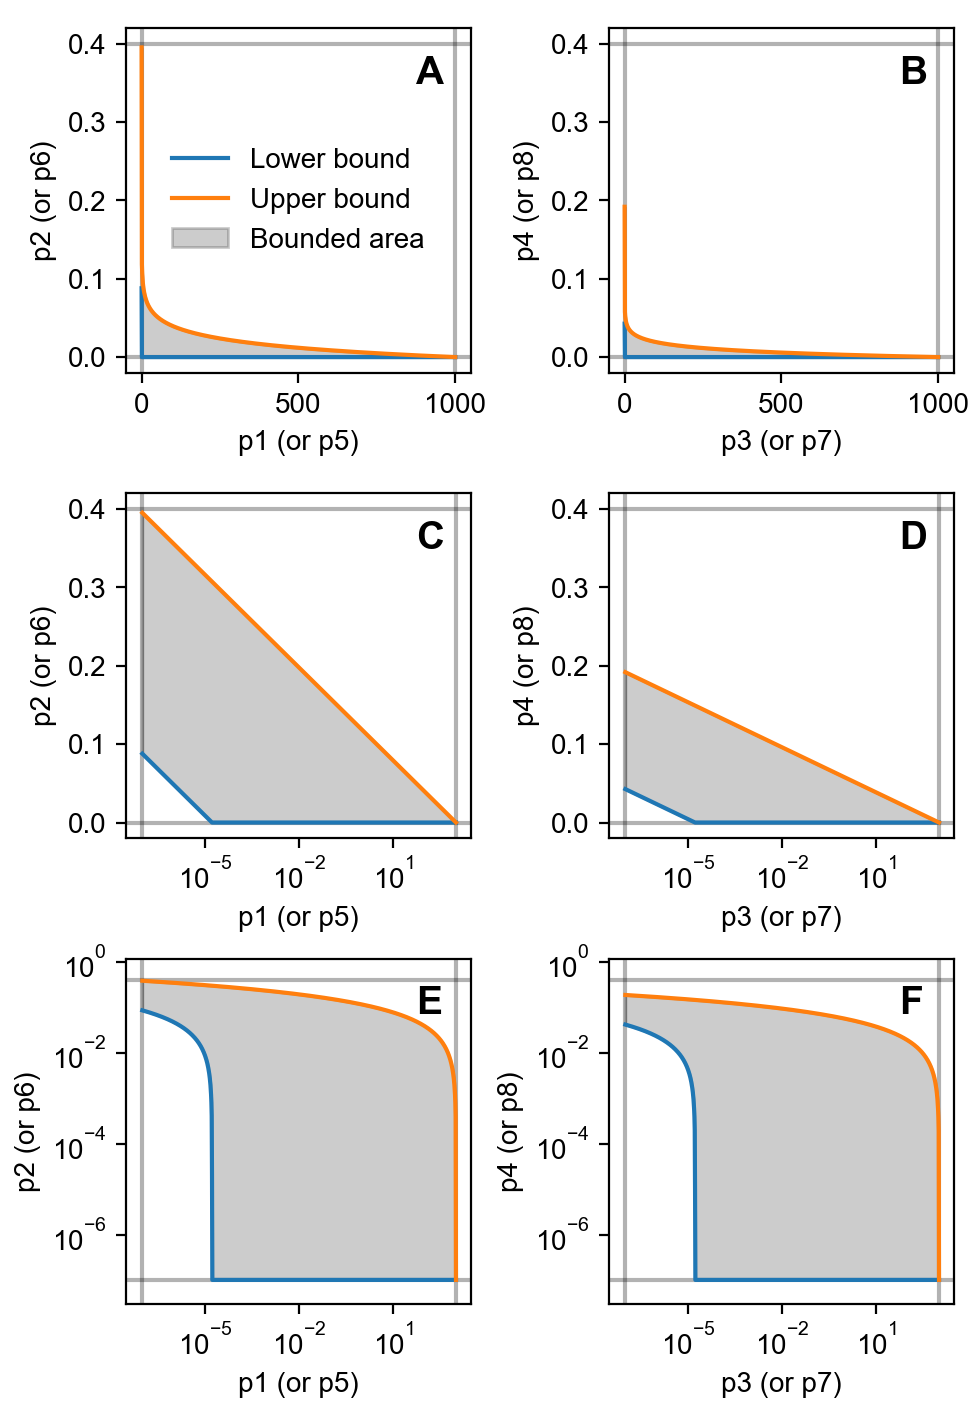

Source code (Python):
#!/usr/bin/env python3
#
# Figure: Prior
#
from __future__ import division
from __future__ import print_function
import os
import sys
import numpy as np
import matplotlib
import matplotlib.pyplot as plt
from matplotlib.gridspec import GridSpec
from matplotlib.gridspec import GridSpecFromSubplotSpec as SubGridSpec


# Load project modules
sys.path.append(os.path.abspath(os.path.join('..', '..', 'python')))
import plots


# Filename
base = os.path.splitext(os.path.basename(__file__))[0]

# Set font
font = {'family': 'arial', 'size': 10}
matplotlib.rc('font', **font)

# Matplotlib figure sizes are in inches
def mm(*size):
    return tuple(x / 25.4 * 1.5 for x in size)

# Create figure
fig = plt.figure(figsize=mm(82, 120), dpi=200)
fig.subplots_adjust(0.13, 0.08, 0.985, 0.98)
grid = GridSpec(3, 1, hspace=0.35)
g1 = SubGridSpec(1, 2, subplot_spec=grid[0, 0], wspace=0.40)
g2 = SubGridSpec(1, 2, subplot_spec=grid[1, 0], wspace=0.40)
g3 = SubGridSpec(1, 2, subplot_spec=grid[2, 0], wspace=0.40)

# Linear plots
ax0 = fig.add_subplot(g1[0, 0])
ax0.set_xlabel('p1 (or p5)')
ax0.set_ylabel('p2 (or p6)')
plots.prior12(ax0, False)

ax1 = fig.add_subplot(g1[0, 1])
ax1.set_xlabel('p3 (or p7)')
ax1.set_ylabel('p4 (or p8)')
plots.prior34(ax1, False)

# Log plots
ax2 = fig.add_subplot(g2[0, 0])
ax2.set_xlabel('p1 (or p5)')
ax2.set_ylabel('p2 (or p6)')
plots.prior12(ax2, True)

ax3 = fig.add_subplot(g2[0, 1])
ax3.set_xlabel('p3 (or p7)')
ax3.set_ylabel('p4 (or p8)')
plots.prior34(ax3, True,)

# Log-log plots
ax4 = fig.add_subplot(g3[0, 0])
ax4.set_xlabel('p1 (or p5)')
ax4.set_ylabel('p2 (or p6)')
plots.prior12(ax4, True, True)

ax5 = fig.add_subplot(g3[0, 1])
ax5.set_xlabel('p3 (or p7)')
ax5.set_ylabel('p4 (or p8)')
plots.prior34(ax5, True, True)

# Labels
font = {'weight': 'bold', 'fontsize': 14}
ax0.text(0.84, 0.84, 'A', font, transform=ax0.transAxes)
ax1.text(0.84, 0.84, 'B', font, transform=ax1.transAxes)
ax2.text(0.84, 0.84, 'C', font, transform=ax2.transAxes)
ax3.text(0.84, 0.84, 'D', font, transform=ax3.transAxes)
ax4.text(0.84, 0.84, 'E', font, transform=ax4.transAxes)
ax5.text(0.84, 0.84, 'F', font, transform=ax5.transAxes)
ax0.legend(loc='center', frameon=False)

# Finalise
fig.savefig(base + '.pdf')
fig.savefig(base + '.png')

#plt.show()
